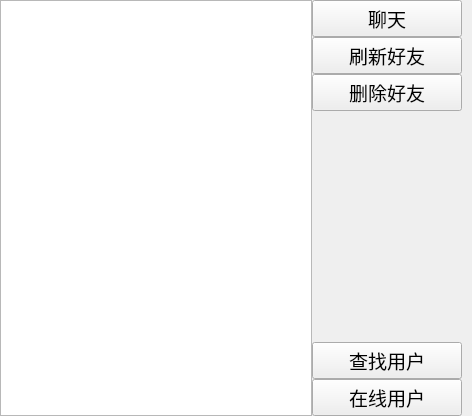
<?xml version="1.0" encoding="UTF-8"?>
<ui version="4.0">
 <class>Friend</class>
 <widget class="QWidget" name="Friend">
  <property name="geometry">
   <rect>
    <x>0</x>
    <y>0</y>
    <width>472</width>
    <height>416</height>
   </rect>
  </property>
  <property name="windowTitle">
   <string>Form</string>
  </property>
  <layout class="QHBoxLayout" name="horizontalLayout">
   <property name="spacing">
    <number>0</number>
   </property>
   <property name="leftMargin">
    <number>0</number>
   </property>
   <property name="topMargin">
    <number>0</number>
   </property>
   <property name="rightMargin">
    <number>10</number>
   </property>
   <property name="bottomMargin">
    <number>0</number>
   </property>
   <item>
    <widget class="QListWidget" name="listWidget"/>
   </item>
   <item>
    <layout class="QVBoxLayout" name="verticalLayout">
     <item>
      <widget class="QPushButton" name="chat_PB">
       <property name="minimumSize">
        <size>
         <width>150</width>
         <height>0</height>
        </size>
       </property>
       <property name="maximumSize">
        <size>
         <width>150</width>
         <height>16777215</height>
        </size>
       </property>
       <property name="font">
        <font>
         <family>Agency FB</family>
         <pointsize>14</pointsize>
        </font>
       </property>
       <property name="text">
        <string>聊天</string>
       </property>
      </widget>
     </item>
     <item>
      <widget class="QPushButton" name="update_PB">
       <property name="minimumSize">
        <size>
         <width>150</width>
         <height>0</height>
        </size>
       </property>
       <property name="maximumSize">
        <size>
         <width>150</width>
         <height>16777215</height>
        </size>
       </property>
       <property name="font">
        <font>
         <family>Agency FB</family>
         <pointsize>14</pointsize>
        </font>
       </property>
       <property name="text">
        <string>刷新好友</string>
       </property>
      </widget>
     </item>
     <item>
      <widget class="QPushButton" name="delete_PB">
       <property name="minimumSize">
        <size>
         <width>150</width>
         <height>0</height>
        </size>
       </property>
       <property name="maximumSize">
        <size>
         <width>150</width>
         <height>16777215</height>
        </size>
       </property>
       <property name="font">
        <font>
         <family>Agency FB</family>
         <pointsize>14</pointsize>
        </font>
       </property>
       <property name="text">
        <string>删除好友</string>
       </property>
      </widget>
     </item>
     <item>
      <spacer name="verticalSpacer">
       <property name="orientation">
        <enum>Qt::Vertical</enum>
       </property>
       <property name="sizeHint" stdset="0">
        <size>
         <width>20</width>
         <height>40</height>
        </size>
       </property>
      </spacer>
     </item>
     <item>
      <widget class="QPushButton" name="findUser_PB">
       <property name="minimumSize">
        <size>
         <width>150</width>
         <height>0</height>
        </size>
       </property>
       <property name="maximumSize">
        <size>
         <width>150</width>
         <height>16777215</height>
        </size>
       </property>
       <property name="font">
        <font>
         <family>Agency FB</family>
         <pointsize>14</pointsize>
        </font>
       </property>
       <property name="text">
        <string>查找用户</string>
       </property>
      </widget>
     </item>
     <item>
      <widget class="QPushButton" name="onlineUser_PB">
       <property name="minimumSize">
        <size>
         <width>150</width>
         <height>0</height>
        </size>
       </property>
       <property name="maximumSize">
        <size>
         <width>150</width>
         <height>16777215</height>
        </size>
       </property>
       <property name="font">
        <font>
         <family>Agency FB</family>
         <pointsize>14</pointsize>
        </font>
       </property>
       <property name="text">
        <string>在线用户</string>
       </property>
      </widget>
     </item>
    </layout>
   </item>
  </layout>
 </widget>
 <resources/>
 <connections/>
</ui>
